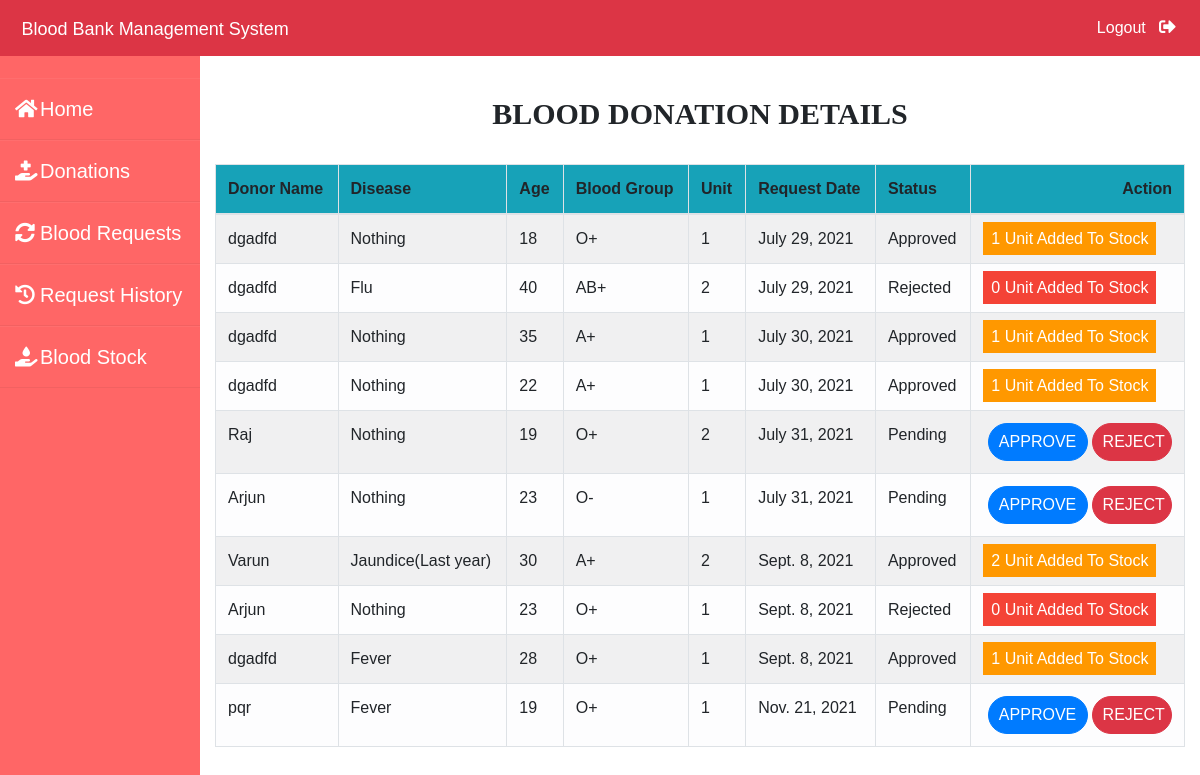
Screenshot of /admin-donation (signed in) with the database file from the repository.
### donor/models.py (models this page shows, shortened)
class BloodDonate(models.Model):
    donor=models.ForeignKey(Donor,on_delete=models.CASCADE)
    disease=models.CharField(max_length=100,default="Nothing")
    age=models.PositiveIntegerField()
    bloodgroup=models.CharField(max_length=10)
    unit=models.PositiveIntegerField(default=0)
    status=models.CharField(max_length=20,default="Pending")
    date=models.DateField(auto_now=True)

class Donor(models.Model):
    user=models.OneToOneField(User,on_delete=models.CASCADE)
    profile_pic= models.ImageField(upload_to='profile_pic/Donor/',null=True,blank=True)
    bloodgroup=models.CharField(max_length=10)
    address = models.CharField(max_length=40)
    mobile = models.CharField(max_length=20,null=False)
    def __str__(self):
        return self.user.first_name

### blood/views.py (the view)
# urls.py: path('admin-donation', views.admin_donation_view,name='admin-donation'),
@login_required(login_url='adminlogin')
def admin_donation_view(request):
    donations=dmodels.BloodDonate.objects.all()
    return render(request,'blood/admin_donation.html',{'donations':donations})

### templates/blood/admin_donation.html (shortened to what this page needs)
{% extends 'blood/adminbase.html' %}
{% block content %}
{% load widget_tweaks %}
{%load static%}
<head>
   </head>
<br><br>
<div class="container">
    <H4 class="text-center" style="font-family: 'Merriweather', serif; font-size: 30px; font-weight: bold;">BLOOD DONATION DETAILS</H4><br>
    <table class="table table-light table-hover table-bordered table-striped">
        <thead class="bg-info">
            <tr>
                <th scope="col">Donor Name</th>
                <th scope="col">Disease</th>
                <th scope="col">Age</th>
                <th scope="col">Blood Group</th>
                <th scope="col">Unit</th>
                <th scope="col">Request Date</th>
                <th scope="col">Status</th>
                <th class="text-right">Action</th>
            </tr>
        </thead>
        <tbody>
            {% for t in donations %}
            <tr>
                <td> {{t.donor}}</td>
                <td> {{t.disease}}</td>
                <td> {{t.age}}</td>
                <td>{{t.bloodgroup}}</td>
                <td>{{t.unit}}</td>
                <td>{{t.date}}</td>
                <td>{{t.status}}</td>
                {% if t.status == 'Pending' %}
                <td class="text-right">
                    <button class="btn btn-primary badge-pill" style="width: 100px;"><a  style="text-decoration: none;color: white;" href="{% url 'approve-donation' t.id  %}">APPROVE</a> </button>
                    <button class="btn btn-danger badge-pill" style="width: 80px;"><a  style="text-decoration: none;color: white;" href="{% url 'reject-donation' t.id  %}">REJECT</a> </button>
                </td>
                {% elif  t.status == 'Approved' %}
                <td><span class="label warning">{{t.unit}} Unit Added To Stock</span></td>
                {% else %}
                <td><span class="label danger">0 Unit Added To Stock</span></td>
                {% endif %}
            </tr>
            {% endfor %}
        </tbody>
    </table>
</div>
{% endblock content %}

### templates/blood/adminbase.html (style rules this page uses)
* { margin: 0; padding: 0; box-sizing: border-box; list-style: none; text-decoration: none; font-family: 'Josefin Sans', sans-serif; }
body { background-image: url(https://wallpaperaccess.com/full/697539.jpg); }

### templates/blood/admin_donation.html (style rules this page uses)
.label { color: white; padding: 8px; }
.warning { background-color: #ff9800; }
.danger { background-color: #f44336; }

### rows the page displays
BloodDonate: donor "dgadfd", disease "Nothing", age "18", bloodgroup "O+", unit "1", date "July 29, 2021", status "Approved"
BloodDonate: donor "dgadfd", disease "Flu", age "40", bloodgroup "AB+", unit "2", date "July 29, 2021", status "Rejected", shows "0 Unit Added To Stock"
BloodDonate: donor "dgadfd", disease "Nothing", age "35", bloodgroup "A+", unit "1", date "July 30, 2021", status "Approved"
BloodDonate: donor "dgadfd", disease "Nothing", age "22", bloodgroup "A+", unit "1", date "July 30, 2021", status "Approved"
BloodDonate: donor "Raj", disease "Nothing", age "19", bloodgroup "O+", unit "2", date "July 31, 2021", status "Pending", shows "APPROVE"
BloodDonate: donor "Arjun", disease "Nothing", age "23", bloodgroup "O-", unit "1", date "July 31, 2021", status "Pending", shows "APPROVE"
BloodDonate: donor "Varun", disease "Jaundice(Last year)", age "30", bloodgroup "A+", unit "2", date "Sept. 8, 2021", status "Approved"
BloodDonate: donor "Arjun", disease "Nothing", age "23", bloodgroup "O+", unit "1", date "Sept. 8, 2021", status "Rejected", shows "0 Unit Added To Stock"
BloodDonate: donor "dgadfd", disease "Fever", age "28", bloodgroup "O+", unit "1", date "Sept. 8, 2021", status "Approved"
BloodDonate: donor "pqr", disease "Fever", age "19", bloodgroup "O+", unit "1", date "Nov. 21, 2021", status "Pending", shows "APPROVE"
